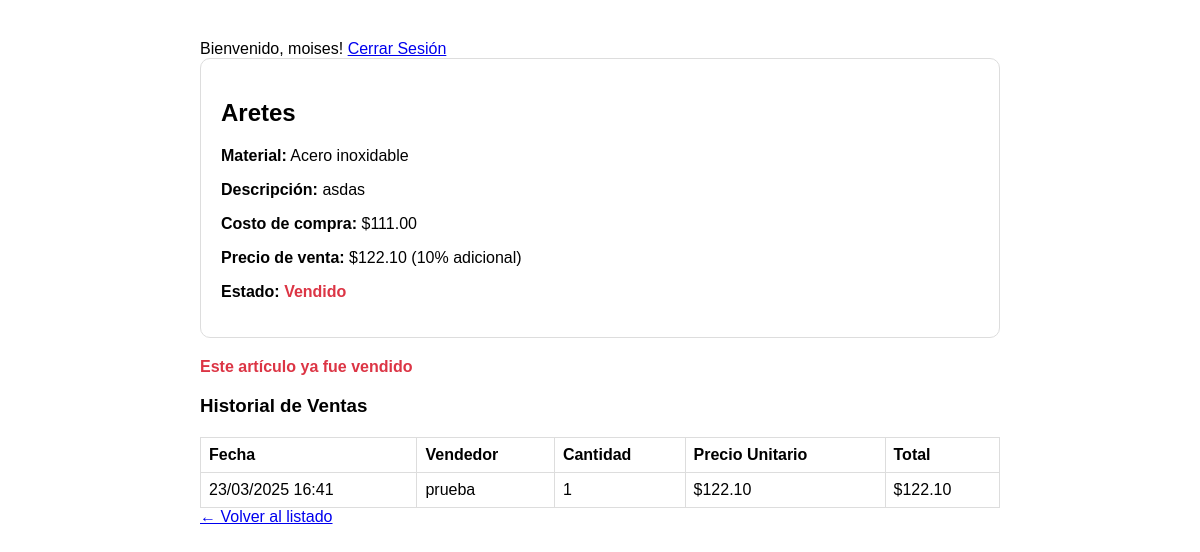
Screenshot of /detalle_articulo.php?id=12 (signed in) with the database file from the repository.
### tables this page shows
CREATE TABLE `articulos` (
  `id` int(11) NOT NULL,
  `id_material` int(11) NOT NULL,
  `nombre_articulo` varchar(255) NOT NULL,
  `descripcion` text DEFAULT NULL,
  `costo_compra` decimal(10,2) NOT NULL,
  `fecha_ingreso` datetime DEFAULT current_timestamp(),
  `peso_articulo` decimal(10,2) NOT NULL,
  `activo` tinyint(1) DEFAULT 1,
  `fecha_salida` datetime DEFAULT NULL
);

CREATE TABLE `materiales` (
  `id` int(11) NOT NULL,
  `nombre_material` varchar(255) NOT NULL,
  `peso_total` decimal(10,2) DEFAULT 0.00,
  `minimo_g` decimal(10,2) NOT NULL,
  `maximo_g` decimal(10,2) NOT NULL
);

CREATE TABLE `ventas` (
  `id` int(11) NOT NULL,
  `id_articulo` int(11) NOT NULL,
  `id_usuario` int(11) NOT NULL,
  `fecha_venta` datetime DEFAULT current_timestamp(),
  `cantidad` int(11) NOT NULL,
  `precio_unitario` decimal(10,2) NOT NULL,
  `total` decimal(10,2) GENERATED ALWAYS AS (`cantidad` * `precio_unitario`) STORED
);

CREATE TABLE `usuarios` (
  `id` int(11) NOT NULL,
  `nombre_usuario` varchar(50) NOT NULL,
  `contrasena` varchar(255) NOT NULL,
  `email` varchar(100) DEFAULT NULL,
  `fecha_registro` timestamp NOT NULL DEFAULT current_timestamp(),
  `activo` tinyint(1) DEFAULT 1
);

### detalle_articulo.php (the view, shortened to what this page needs)
<?php
include 'conexion_db.php';
$id_articulo = filter_input(INPUT_GET, 'id', FILTER_VALIDATE_INT);
try {
    $sql_articulo = "SELECT a.*, m.nombre_material
                     FROM Articulos a
                     INNER JOIN Materiales m ON a.id_material = m.id
                     WHERE a.id = :id";
    $stmt_articulo = $conn->prepare($sql_articulo);
    $stmt_articulo->execute([':id' => $id_articulo]);
    $articulo = $stmt_articulo->fetch(PDO::FETCH_ASSOC);
    $sql_ventas = "SELECT v.*, u.nombre_usuario
                   FROM Ventas v
                   INNER JOIN Usuarios u ON v.id_usuario = u.id
                   WHERE v.id_articulo = :id_articulo";
    $stmt_ventas = $conn->prepare($sql_ventas);
    $stmt_ventas->execute([':id_articulo' => $id_articulo]);
    $ventas = $stmt_ventas->fetchAll(PDO::FETCH_ASSOC);
    $precio_venta = $articulo['costo_compra'] * 1.10;
} catch(PDOException $e) {
    die("Error de base de datos: " . $e->getMessage());
} catch(Exception $e) {
    die($e->getMessage());
}
?>
<!DOCTYPE html>
<html lang="es">
<head>
</head>
<body>
    <div class="user-info">
        Bienvenido, <?= htmlspecialchars($_SESSION['username']) ?>!
        <a href="logout.php" class="logout">Cerrar Sesión</a>
    </div>
    <div class="card">
        <h2><?= htmlspecialchars($articulo['nombre_articulo']) ?></h2>
        <p><strong>Material:</strong> <?= htmlspecialchars($articulo['nombre_material']) ?></p>
        <p><strong>Descripción:</strong> <?= htmlspecialchars($articulo['descripcion']) ?></p>
        <p><strong>Costo de compra:</strong> $<?= number_format($articulo['costo_compra'], 2) ?></p>
            <?php if($articulo['activo'] == 0): ?>
        <p><strong>Precio de venta:</strong> $<?= number_format($precio_venta, 2) ?> (10% adicional)</p>
    <?php endif; ?>
        <p><strong>Estado:</strong>
            <span class="<?= $articulo['activo'] ? 'en-stock' : 'vendido' ?>">
                <?= $articulo['activo'] ? 'Disponible' : 'Vendido' ?>
            </span>
        </p>
    </div>
    <?php if($articulo['activo'] == 1): ?>
    <div class="venta-form">
        <h3>Realizar Venta</h3>
        <form action="procesar_venta.php" method="POST">
            <input type="hidden" name="id_articulo" value="<?= $articulo['id'] ?>">
            <input type="hidden" name="precio_unitario" value="<?= $precio_venta ?>">
            <input type="hidden" name="cantidad" value="1">
            <div class="venta-info">
                <p><strong>Precio de Venta:</strong> $<?= number_format($precio_venta, 2) ?></p>
                <p><strong>Cantidad:</strong> 1 unidad</p>
            </div>
            <button type="submit" class="btn-venta">Confirmar Venta</button>
        </form>
    </div>
    <?php else: ?>
        <p class="vendido">Este artículo ya fue vendido</p>
    <?php endif; ?>
    <div class="historial-ventas">
        <h3>Historial de Ventas</h3>
        <?php if(count($ventas) > 0): ?>
            <table>
                <thead>
                    <tr>
                        <th>Fecha</th>
                        <th>Vendedor</th>
                        <th>Cantidad</th>
                        <th>Precio Unitario</th>
                        <th>Total</th>
                    </tr>
                </thead>
                <tbody>
                    <?php foreach($ventas as $venta): ?>
                    <tr>
                        <td><?= date('d/m/Y H:i', strtotime($venta['fecha_venta'])) ?></td>
                        <td><?= htmlspecialchars($venta['nombre_usuario']) ?></td>
                        <td><?= $venta['cantidad'] ?></td>
                        <td>$<?= number_format($venta['precio_unitario'], 2) ?></td>
                        <td>$<?= number_format($venta['total'], 2) ?></td>
                    </tr>
                    <?php endforeach; ?>
                </tbody>
            </table>
        <?php else: ?>
            <p>No hay ventas registradas para este artículo</p>
        <?php endif; ?>
    </div>
    <a href="buscar_articulos.php">← Volver al listado</a>
</body>
</html>

### detalle_articulo.php (style rules this page uses)
body { font-family: Arial, sans-serif; max-width: 800px; margin: 20px auto; padding: 20px; }
.card { border: 1px solid #ddd; padding: 20px; border-radius: 10px; margin-bottom: 20px; }
table { width: 100%; border-collapse: collapse; margin-top: 20px; }
th, td { border: 1px solid #ddd; padding: 8px; text-align: left; }
.vendido { color: #dc3545; font-weight: bold; }

### rows the page displays
articulos: nombre_articulo "Aretes", id_material.nombre_material "Acero inoxidable", descripcion "asdas", costo_compra "111.00", costo_compra "122.10"
ventas: fecha_venta "23/03/2025 16:41", id_usuario.nombre_usuario "prueba", cantidad "1", precio_unitario "122.10", total "122.10"

### other values shown
$_SESSION['username'] "moises"
